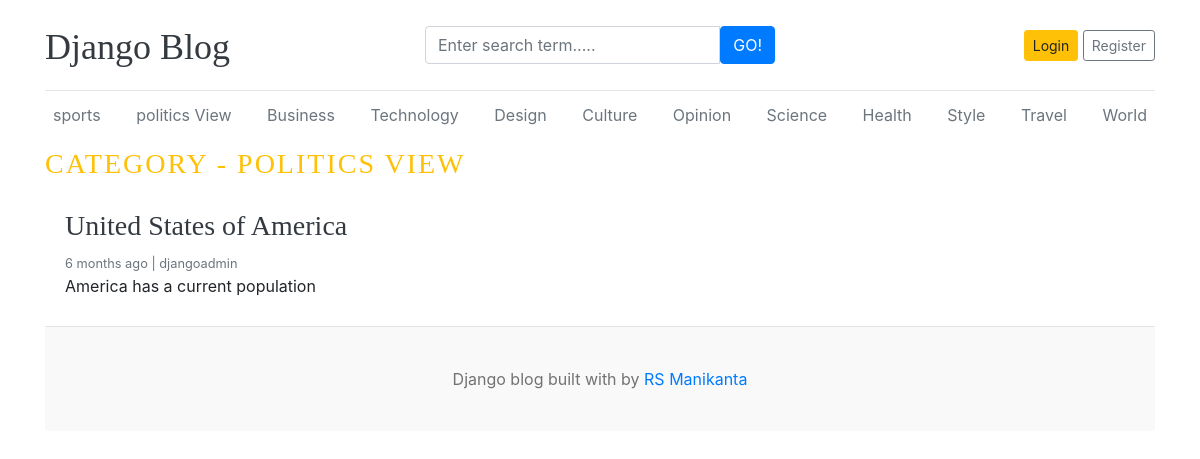
The app's page /category/2/ with its own data.
### blogs/models.py (models this page shows, shortened)
class Category(models.Model):
    category_name =models.CharField(max_length=50,unique=True)
    created_at =models.DateTimeField(auto_now_add=True)
    updated_at =models.DateTimeField(auto_now=True)
    class Meta:
        verbose_name_plural='categories'
    def __str__(self):
        return self.category_name

class Blog(models.Model):
    title = models.CharField(max_length=100)
    slug= models.SlugField(max_length=150,unique=True,blank=True)
    category= models.ForeignKey(Category,on_delete=models.CASCADE)
    author= models.ForeignKey(User,on_delete=models.CASCADE)
    featured_image = models.ImageField(upload_to='upload/%y/%m/%d')
    short_description = models.TextField(max_length=500)
    blog_body = models.TextField(max_length=2000)
    status=models.CharField(max_length=20,choices=STATUS_CHOICES,default="Draft")
    is_featured=models.BooleanField(default=False)
    created_at=models.DateTimeField(auto_now_add=True)
    updated_at=models.DateTimeField(auto_now=True)

### blogs/views.py (the view)
# urls.py: path('<int:category_id>/', views.posts_by_category, name='posts_by_category')
def posts_by_category(request, category_id):
    posts = Blog.objects.filter(status='Published', category=category_id)
    category = get_object_or_404(Category, pk=category_id)
    context = {
        'posts' : posts,
        'category': category,
    }
    return render(request, 'posts_by_category.html', context)

### blogs/context_processors.py (called while the page is built)
def get_categories(request):
    categories = Category.objects.all()
    return dict(categories=categories)

def get_social_links(request):
    social_links = SocialLink.objects.all()
    return dict(social_links=social_links)

### templates/posts_by_category.html (shortened to what this page needs)
{% extends 'base.html' %}
    {% block content%}
  <h3 class="text-uppercase text-warning " style="letter-spacing: 2px;">Category - {{ category }} </h3>
<div class="row mb-2">
    {% if posts %}
    {% for post in posts %}
            <div class="col-md-6">
                <div class="card border-0">
                    <div class="card-body">
                        <h3><a href="{% url 'blogs' post.slug %}" class="text-dark">{{ post.title }}</a></h3>
                        <small class="mb-1 text-muted">
                            {{ post.created_at | timesince }} ago | {{ post.author }}
                        </small>
                        <p class="card-text">
                            {{ post.short_description | truncatewords:10 }}
                        </p>
                    </div>
                </div>
            </div>
    {% endfor %}
    {% else %}
    <p> No Posts found </p>
    {% endif %}
</div>
{% endblock %}

### templates/base.html (shortened to what this page needs)
{% load static %}
<!DOCTYPE html>
<html lang="en">
<head>
    <link href="https://getbootstrap.com/docs/4.0/dist/css/bootstrap.min.css" rel="stylesheet">
    <link href="{% static 'css/blog.css' %}" rel="stylesheet">
    <link rel="stylesheet" href="https://cdnjs.cloudflare.com/ajax/libs/font-awesome/4.7.0/css/font-awesome.min.css">
  </head>
<body>
    <div class="container">
      <header class="blog-header py-3">
        <div class="row flex-nowrap justify-content-between align-items-center">
          <div class="col-4 pt-1">
            <a class="blog-header-logo text-dark" href="/">Django Blog</a>
          </div>
          <div class="col-4">
            <form action="{% url 'search' %}" method="GET">
            <div class="input-group">
              <input class="form-control" type="text" name="keyword" value="{{ keyword }}" placeholder="Enter search term....." aria-label="Enter Search term">
              <button type="submit" class="btn btn-primary" id="button-search" type="button">GO!</button>
            </div>
           </form>
          </div>
          <div class="col-4 d-flex justify-content-end align-items-center">
            {% if not user.is_authenticated %}
            <a class="btn btn-sm btn-warning" href="{% url 'login' %}">Login</a> &nbsp;
            <a class="btn btn-sm btn-outline-secondary" href="{% url 'register' %}">Register</a>
            {% else %}
            <span><a href="{% url 'dashboard' %}">Dashboard</a></span>
            &emsp;
            <span><a href="{% url 'logout' %}">Logout</a></span>
            {% endif %}
          </div>
        </div>
      </header>
      <div class="nav-scroller py-1 mb-2">
        <nav class="nav d-flex justify-content-between">
          {% for cat in categories %}
          <a class="p-2 text-muted" href="{% url 'posts_by_category' cat.id %}">{{ cat }}</a>
          {% endfor %}
        </nav>
      </div>
{% block content %}
{% endblock %}
 <footer class="blog-footer">
  <p>Django blog built with  by <a href="#">RS Manikanta </a></p>
</footer>
</body>
</html>

### blog_main/static/css/blog.css (style rules this page uses)
.blog-header { border-bottom: 1px solid #e5e5e5; }
.blog-header-logo { font-family: "Playfair Display", Georgia, "Times New Roman", serif; font-size: 2.25rem; }
h1, h2, h3, h4, h5, h6 { font-family: "Playfair Display", Georgia, "Times New Roman", serif; }
.blog-footer { padding: 2.5rem 0; color: #727272; text-align: center; background-color: #f9f9f9; border-top: .05rem solid #e5e5e5; }
.blog-footer p:last-child { margin-bottom: 0; }

### records on screen
Category: category_name "sports"
Category: category_name "politics View", category_name "POLITICS VIEW"
Category: category_name "Business"
Category: category_name "Technology"
Category: category_name "Design"
Category: category_name "Culture"
Category: category_name "Opinion"
Category: category_name "Science"
Category: category_name "Health"
Category: category_name "Style"
Category: category_name "Travel"
Category: category_name "World"
Blog: title "United States of America", created_at "6 months", author "djangoadmin", short_description "America has a current population"
